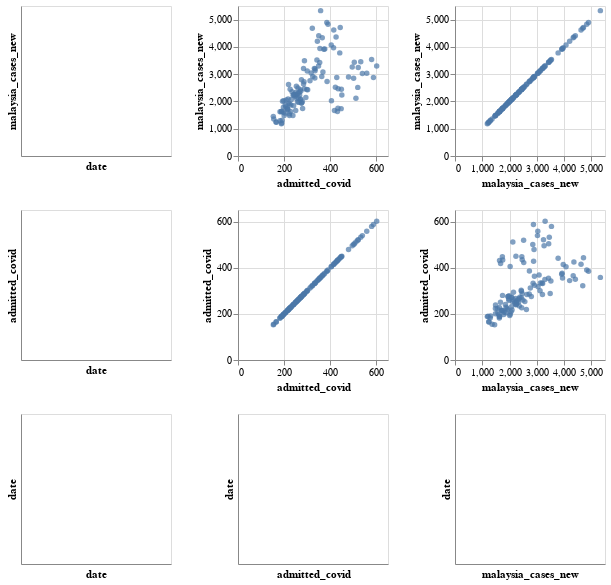

Write notebook code for a chart like this one.
### Code cell
alt.Chart(mergedhosp_malaysia).mark_circle().encode(
    alt.X(alt.repeat("column"), type='quantitative'),
    alt.Y(alt.repeat("row"), type='quantitative'),
).properties(
    width=150,
    height=150
).repeat(
    row=['malaysia_cases_new', 'admitted_covid', 'date'],
    column=['date', 'admitted_covid', 'malaysia_cases_new']
).interactive()

### Figure 1 — Vega-Lite specification as saved in the notebook (floating-point values rounded to 4 significant figures)
{"config": {"view": {"continuousWidth": 400, "continuousHeight": 300}}, "repeat": {"column": ["date", "admitted_covid", "malaysia_cases_new"], "row": ["malaysia_cases_new", "admitted_covid", "date"]}, "spec": {"data": {"name": "data-c3a883f55ad697ca351b0caccef86f8d"}, "mark": "circle", "encoding": {"x": {"field": {"repeat": "column"}, "type": "quantitative"}, "y": {"field": {"repeat": "row"}, "type": "quantitative"}}, "height": 150, "selection": {"selector001": {"type": "interval", "bind": "scales", "encodings": ["x", "y"]}}, "width": 150}, "$schema": "https://vega.github.io/schema/vega-lite/v4.17.0.json", "datasets": {"data-c3a883f55ad697ca351b0caccef86f8d": [{"date": "2022-08-01", "holiday": "non-holiday", "malaysia_cases_new": 3213, "admitted_covid": 331, "percentage_admitted": 10.3}, {"date": "2022-08-02", "holiday": "non-holiday", "malaysia_cases_new": 4204, "admitted_covid": 344, "percentage_admitted": 8.183}, {"date": "2022-08-03", "holiday": "non-holiday", "malaysia_cases_new": 5330, "admitted_covid": 358, "percentage_admitted": 6.717}, {"date": "2022-08-04", "holiday": "non-holiday", "malaysia_cases_new": 4413, "admitted_covid": 350, "percentage_admitted": 7.931}, {"date": "2022-08-05", "holiday": "non-holiday", "malaysia_cases_new": 3927, "admitted_covid": 376, "percentage_admitted": 9.575}, {"date": "2022-08-06", "holiday": "non-holiday", "malaysia_cases_new": 4684, "admitted_covid": 322, "percentage_admitted": 6.874}, {"date": "2022-08-07", "holiday": "non-holiday", "malaysia_cases_new": 2728, "admitted_covid": 386, "percentage_admitted": 14.15}, {"date": "2022-08-08", "holiday": "non-holiday", "malaysia_cases_new": 2863, "admitted_covid": 333, "percentage_admitted": 11.63}, {"date": "2022-08-09", "holiday": "non-holiday", "malaysia_cases_new": 3083, "admitted_covid": 368, "percentage_admitted": 11.94}, {"date": "2022-08-10", "holiday": "non-holiday", "malaysia_cases_new": 4896, "admitted_covid": 385, "percentage_admitted": 7.864}, {"date": "2022-08-11", "holiday": "non-holiday", "malaysia_cases_new": 4831, "admitted_covid": 390, "percentage_admitted": 8.073}, {"date": "2022-08-12", "holiday": "non-holiday", "malaysia_cases_new": 3943, "admitted_covid": 355, "percentage_admitted": 9.003}, {"date": "2022-08-13", "holiday": "non-holiday", "malaysia_cases_new": 4334, "admitted_covid": 365, "percentage_admitted": 8.422}, {"date": "2022-08-14", "holiday": "non-holiday", "malaysia_cases_new": 3045, "admitted_covid": 317, "percentage_admitted": 10.41}, {"date": "2022-08-15", "holiday": "non-holiday", "malaysia_cases_new": 2437, "admitted_covid": 298, "percentage_admitted": 12.23}, {"date": "2022-08-16", "holiday": "non-holiday", "malaysia_cases_new": 3429, "admitted_covid": 354, "percentage_admitted": 10.32}, {"date": "2022-08-17", "holiday": "non-holiday", "malaysia_cases_new": 3516, "admitted_covid": 342, "percentage_admitted": 9.727}, {"date": "2022-08-18", "holiday": "non-holiday", "malaysia_cases_new": 4071, "admitted_covid": 404, "percentage_admitted": 9.924}, {"date": "2022-08-19", "holiday": "non-holiday", "malaysia_cases_new": 3490, "admitted_covid": 288, "percentage_admitted": 8.252}, {"date": "2022-08-20", "holiday": "non-holiday", "malaysia_cases_new": 2798, "admitted_covid": 275, "percentage_admitted": 9.828}, {"date": "2022-08-21", "holiday": "non-holiday", "malaysia_cases_new": 2464, "admitted_covid": 287, "percentage_admitted": 11.65}, {"date": "2022-08-22", "holiday": "non-holiday", "malaysia_cases_new": 2078, "admitted_covid": 272, "percentage_admitted": 13.09}, {"date": "2022-08-23", "holiday": "non-holiday", "malaysia_cases_new": 2722, "admitted_covid": 286, "percentage_admitted": 10.51}, {"date": "2022-08-24", "holiday": "non-holiday", "malaysia_cases_new": 2636, "admitted_covid": 284, "percentage_admitted": 10.77}, {"date": "2022-08-25", "holiday": "non-holiday", "malaysia_cases_new": 3206, "admitted_covid": 284, "percentage_admitted": 8.858}, {"date": "2022-08-26", "holiday": "non-holiday", "malaysia_cases_new": 3118, "admitted_covid": 300, "percentage_admitted": 9.622}, {"date": "2022-08-27", "holiday": "non-holiday", "malaysia_cases_new": 2491, "admitted_covid": 260, "percentage_admitted": 10.44}, {"date": "2022-08-28", "holiday": "non-holiday", "malaysia_cases_new": 2191, "admitted_covid": 247, "percentage_admitted": 11.27}, {"date": "2022-08-29", "holiday": "non-holiday", "malaysia_cases_new": 1946, "admitted_covid": 275, "percentage_admitted": 14.13}, {"date": "2022-08-30", "holiday": "non-holiday", "malaysia_cases_new": 2144, "admitted_covid": 294, "percentage_admitted": 13.71}, {"date": "2022-08-31", "holiday": "Merdeka", "malaysia_cases_new": 2340, "admitted_covid": 266, "percentage_admitted": 11.37}, {"date": "2022-09-01", "holiday": "non-holiday", "malaysia_cases_new": 2356, "admitted_covid": 234, "percentage_admitted": 9.932}, {"date": "2022-09-02", "holiday": "non-holiday", "malaysia_cases_new": 2328, "admitted_covid": 250, "percentage_admitted": 10.74}, {"date": "2022-09-03", "holiday": "non-holiday", "malaysia_cases_new": 2244, "admitted_covid": 254, "percentage_admitted": 11.32}, {"date": "2022-09-04", "holiday": "non-holiday", "malaysia_cases_new": 1904, "admitted_covid": 224, "percentage_admitted": 11.76}, {"date": "2022-09-05", "holiday": "non-holiday", "malaysia_cases_new": 1486, "admitted_covid": 238, "percentage_admitted": 16.02}, {"date": "2022-09-06", "holiday": "non-holiday", "malaysia_cases_new": 2067, "admitted_covid": 271, "percentage_admitted": 13.11}, {"date": "2022-09-07", "holiday": "non-holiday", "malaysia_cases_new": 2428, "admitted_covid": 302, "percentage_admitted": 12.44}, {"date": "2022-09-08", "holiday": "non-holiday", "malaysia_cases_new": 2226, "admitted_covid": 267, "percentage_admitted": 11.99}, {"date": "2022-09-09", "holiday": "non-holiday", "malaysia_cases_new": 1990, "admitted_covid": 279, "percentage_admitted": 14.02}, {"date": "2022-09-10", "holiday": "non-holiday", "malaysia_cases_new": 1971, "admitted_covid": 264, "percentage_admitted": 13.39}, {"date": "2022-09-11", "holiday": "non-holiday", "malaysia_cases_new": 1483, "admitted_covid": 223, "percentage_admitted": 15.04}, {"date": "2022-09-12", "holiday": "non-holiday", "malaysia_cases_new": 1847, "admitted_covid": 241, "percentage_admitted": 13.05}, {"date": "2022-09-13", "holiday": "non-holiday", "malaysia_cases_new": 1942, "admitted_covid": 275, "percentage_admitted": 14.16}, {"date": "2022-09-14", "holiday": "non-holiday", "malaysia_cases_new": 2431, "admitted_covid": 270, "percentage_admitted": 11.11}, {"date": "2022-09-15", "holiday": "non-holiday", "malaysia_cases_new": 2375, "admitted_covid": 272, "percentage_admitted": 11.45}, {"date": "2022-09-16", "holiday": "Malaysia Day", "malaysia_cases_new": 1977, "admitted_covid": 258, "percentage_admitted": 13.05}, {"date": "2022-09-17", "holiday": "Weekend", "malaysia_cases_new": 1572, "admitted_covid": 204, "percentage_admitted": 12.98}, {"date": "2022-09-18", "holiday": "Weekend", "malaysia_cases_new": 1639, "admitted_covid": 189, "percentage_admitted": 11.53}, {"date": "2022-09-19", "holiday": "non-holiday", "malaysia_cases_new": 1307, "admitted_covid": 191, "percentage_admitted": 14.61}, {"date": "2022-09-20", "holiday": "non-holiday", "malaysia_cases_new": 1667, "admitted_covid": 250, "percentage_admitted": 15.0}, {"date": "2022-09-21", "holiday": "non-holiday", "malaysia_cases_new": 2111, "admitted_covid": 253, "percentage_admitted": 11.98}, {"date": "2022-09-22", "holiday": "non-holiday", "malaysia_cases_new": 2245, "admitted_covid": 241, "percentage_admitted": 10.73}, {"date": "2022-09-23", "holiday": "non-holiday", "malaysia_cases_new": 2070, "admitted_covid": 231, "percentage_admitted": 11.16}, {"date": "2022-09-24", "holiday": "non-holiday", "malaysia_cases_new": 1924, "admitted_covid": 218, "percentage_admitted": 11.33}, {"date": "2022-09-25", "holiday": "non-holiday", "malaysia_cases_new": 1608, "admitted_covid": 196, "percentage_admitted": 12.19}, {"date": "2022-09-26", "holiday": "non-holiday", "malaysia_cases_new": 1186, "admitted_covid": 188, "percentage_admitted": 15.85}, {"date": "2022-09-27", "holiday": "non-holiday", "malaysia_cases_new": 1552, "admitted_covid": 222, "percentage_admitted": 14.3}, {"date": "2022-09-28", "holiday": "non-holiday", "malaysia_cases_new": 2445, "admitted_covid": 226, "percentage_admitted": 9.243}, {"date": "2022-09-29", "holiday": "non-holiday", "malaysia_cases_new": 1867, "admitted_covid": 205, "percentage_admitted": 10.98}, {"date": "2022-09-30", "holiday": "non-holiday", "malaysia_cases_new": 2007, "admitted_covid": 193, "percentage_admitted": 9.616}, {"date": "2022-10-01", "holiday": "non-holiday", "malaysia_cases_new": 1626, "admitted_covid": 182, "percentage_admitted": 11.19}, {"date": "2022-10-02", "holiday": "non-holiday", "malaysia_cases_new": 1360, "admitted_covid": 155, "percentage_admitted": 11.4}, {"date": "2022-10-03", "holiday": "non-holiday", "malaysia_cases_new": 1244, "admitted_covid": 165, "percentage_admitted": 13.26}, {"date": "2022-10-04", "holiday": "non-holiday", "malaysia_cases_new": 1483, "admitted_covid": 200, "percentage_admitted": 13.49}, {"date": "2022-10-05", "holiday": "non-holiday", "malaysia_cases_new": 1722, "admitted_covid": 214, "percentage_admitted": 12.43}, {"date": "2022-10-06", "holiday": "non-holiday", "malaysia_cases_new": 1794, "admitted_covid": 207, "percentage_admitted": 11.54}, {"date": "2022-10-07", "holiday": "non-holiday", "malaysia_cases_new": 1788, "admitted_covid": 197, "percentage_admitted": 11.02}, {"date": "2022-10-08", "holiday": "Weekend", "malaysia_cases_new": 1627, "admitted_covid": 187, "percentage_admitted": 11.49}, {"date": "2022-10-09", "holiday": "Birthday of Prophet Muhammad", "malaysia_cases_new": 1453, "admitted_covid": 153, "percentage_admitted": 10.53}, {"date": "2022-10-10", "holiday": "Weekend", "malaysia_cases_new": 1241, "admitted_covid": 166, "percentage_admitted": 13.38}, {"date": "2022-10-11", "holiday": "non-holiday", "malaysia_cases_new": 1291, "admitted_covid": 182, "percentage_admitted": 14.1}, {"date": "2022-10-12", "holiday": "non-holiday", "malaysia_cases_new": 1628, "admitted_covid": 228, "percentage_admitted": 14.0}, {"date": "2022-10-13", "holiday": "non-holiday", "malaysia_cases_new": 2090, "admitted_covid": 217, "percentage_admitted": 10.38}, {"date": "2022-10-14", "holiday": "non-holiday", "malaysia_cases_new": 2231, "admitted_covid": 239, "percentage_admitted": 10.71}, {"date": "2022-10-15", "holiday": "non-holiday", "malaysia_cases_new": 2023, "admitted_covid": 198, "percentage_admitted": 9.787}, {"date": "2022-10-16", "holiday": "non-holiday", "malaysia_cases_new": 1712, "admitted_covid": 216, "percentage_admitted": 12.62}, {"date": "2022-10-17", "holiday": "non-holiday", "malaysia_cases_new": 1210, "admitted_covid": 190, "percentage_admitted": 15.7}, {"date": "2022-10-18", "holiday": "non-holiday", "malaysia_cases_new": 1873, "admitted_covid": 229, "percentage_admitted": 12.23}, {"date": "2022-10-19", "holiday": "non-holiday", "malaysia_cases_new": 2295, "admitted_covid": 259, "percentage_admitted": 11.29}, {"date": "2022-10-20", "holiday": "non-holiday", "malaysia_cases_new": 2561, "admitted_covid": 253, "percentage_admitted": 9.879}, {"date": "2022-10-21", "holiday": "non-holiday", "malaysia_cases_new": 2256, "admitted_covid": 245, "percentage_admitted": 10.86}, {"date": "2022-10-22", "holiday": "Weekend", "malaysia_cases_new": 2618, "admitted_covid": 219, "percentage_admitted": 8.365}, {"date": "2022-10-23", "holiday": "Weekend", "malaysia_cases_new": 2054, "admitted_covid": 209, "percentage_admitted": 10.18}, {"date": "2022-10-24", "holiday": "Deepavali", "malaysia_cases_new": 1737, "admitted_covid": 214, "percentage_admitted": 12.32}, {"date": "2022-10-25", "holiday": "non-holiday", "malaysia_cases_new": 1743, "admitted_covid": 280, "percentage_admitted": 16.06}, {"date": "2022-10-26", "holiday": "non-holiday", "malaysia_cases_new": 2136, "admitted_covid": 261, "percentage_admitted": 12.22}, {"date": "2022-10-27", "holiday": "non-holiday", "malaysia_cases_new": 2762, "admitted_covid": 312, "percentage_admitted": 11.3}, {"date": "2022-10-28", "holiday": "non-holiday", "malaysia_cases_new": 3296, "admitted_covid": 349, "percentage_admitted": 10.59}, {"date": "2022-10-29", "holiday": "non-holiday", "malaysia_cases_new": 3189, "admitted_covid": 334, "percentage_admitted": 10.47}, {"date": "2022-10-30", "holiday": "non-holiday", "malaysia_cases_new": 3129, "admitted_covid": 334, "percentage_admitted": 10.67}, {"date": "2022-10-31", "holiday": "non-holiday", "malaysia_cases_new": 2913, "admitted_covid": 324, "percentage_admitted": 11.12}, {"date": "2022-11-01", "holiday": "non-holiday", "malaysia_cases_new": 2913, "admitted_covid": 363, "percentage_admitted": 12.46}, {"date": "2022-11-02", "holiday": "non-holiday", "malaysia_cases_new": 3969, "admitted_covid": 414, "percentage_admitted": 10.43}, {"date": "2022-11-03", "holiday": "non-holiday", "malaysia_cases_new": 4711, "admitted_covid": 443, "percentage_admitted": 9.404}, {"date": "2022-11-04", "holiday": "non-holiday", "malaysia_cases_new": 4360, "admitted_covid": 425, "percentage_admitted": 9.748}, {"date": "2022-11-05", "holiday": "non-holiday", "malaysia_cases_new": 4621, "admitted_covid": 415, "percentage_admitted": 8.981}, {"date": "2022-11-06", "holiday": "non-holiday", "malaysia_cases_new": 3913, "admitted_covid": 372, "percentage_admitted": 9.507}, {"date": "2022-11-07", "holiday": "non-holiday", "malaysia_cases_new": 2521, "admitted_covid": 422, "percentage_admitted": 16.74}, {"date": "2022-11-08", "holiday": "non-holiday", "malaysia_cases_new": 3781, "admitted_covid": 441, "percentage_admitted": 11.66}, {"date": "2022-11-09", "holiday": "non-holiday", "malaysia_cases_new": 3267, "admitted_covid": 495, "percentage_admitted": 15.15}, {"date": "2022-11-10", "holiday": "non-holiday", "malaysia_cases_new": 3436, "admitted_covid": 504, "percentage_admitted": 14.67}, {"date": "2022-11-11", "holiday": "non-holiday", "malaysia_cases_new": 3245, "admitted_covid": 521, "percentage_admitted": 16.06}, {"date": "2022-11-12", "holiday": "non-holiday", "malaysia_cases_new": 2882, "admitted_covid": 428, "percentage_admitted": 14.85}, {"date": "2022-11-13", "holiday": "non-holiday", "malaysia_cases_new": 2234, "admitted_covid": 450, "percentage_admitted": 20.14}, {"date": "2022-11-14", "holiday": "non-holiday", "malaysia_cases_new": 1749, "admitted_covid": 433, "percentage_admitted": 24.76}, {"date": "2022-11-15", "holiday": "non-holiday", "malaysia_cases_new": 2852, "admitted_covid": 501, "percentage_admitted": 17.57}, {"date": "2022-11-16", "holiday": "non-holiday", "malaysia_cases_new": 3304, "admitted_covid": 601, "percentage_admitted": 18.19}, {"date": "2022-11-17", "holiday": "non-holiday", "malaysia_cases_new": 3457, "admitted_covid": 532, "percentage_admitted": 15.39}, {"date": "2022-11-18", "holiday": "Weekend", "malaysia_cases_new": 3037, "admitted_covid": 558, "percentage_admitted": 18.37}, {"date": "2022-11-19", "holiday": "GE-15", "malaysia_cases_new": 2450, "admitted_covid": 448, "percentage_admitted": 18.29}, {"date": "2022-11-20", "holiday": "Weekend", "malaysia_cases_new": 1633, "admitted_covid": 431, "percentage_admitted": 26.39}, {"date": "2022-11-21", "holiday": "non-holiday", "malaysia_cases_new": 2121, "admitted_covid": 511, "percentage_admitted": 24.09}, {"date": "2022-11-22", "holiday": "non-holiday", "malaysia_cases_new": 2516, "admitted_covid": 519, "percentage_admitted": 20.63}, {"date": "2022-11-23", "holiday": "non-holiday", "malaysia_cases_new": 3537, "admitted_covid": 579, "percentage_admitted": 16.37}, {"date": "2022-11-24", "holiday": "non-holiday", "malaysia_cases_new": 2877, "admitted_covid": 587, "percentage_admitted": 20.4}, {"date": "2022-11-25", "holiday": "non-holiday", "malaysia_cases_new": 3024, "admitted_covid": 539, "percentage_admitted": 17.82}, {"date": "2022-11-26", "holiday": "non-holiday", "malaysia_cases_new": 2898, "admitted_covid": 479, "percentage_admitted": 16.53}, {"date": "2022-11-27", "holiday": "non-holiday", "malaysia_cases_new": 2022, "admitted_covid": 405, "percentage_admitted": 20.03}, {"date": "2022-11-28", "holiday": "Special holiday", "malaysia_cases_new": 2465, "admitted_covid": 434, "percentage_admitted": 17.61}, {"date": "2022-11-29", "holiday": "non-holiday", "malaysia_cases_new": 1672, "admitted_covid": 418, "percentage_admitted": 25.0}, {"date": "2022-11-30", "holiday": "non-holiday", "malaysia_cases_new": 1737, "admitted_covid": 447, "percentage_admitted": 25.73}]}}
